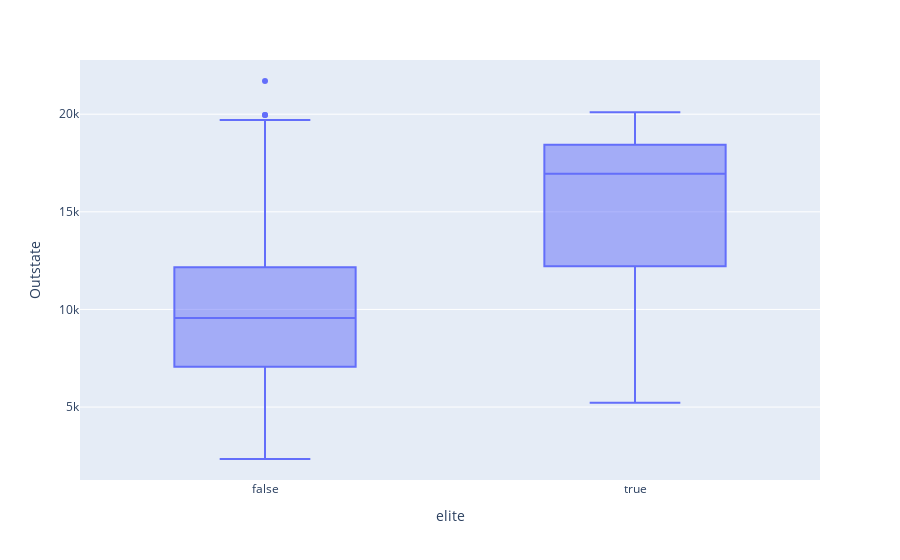

Source (notebook cell):
### Code cell
px.box(college_data, x="elite", y="Outstate")

### Figure 1 — Plotly figure (JSON) as saved in the notebook; plotly's stock layout.template omitted (floating-point values rounded to 4 significant figures; data arrays with more than 128 entries replaced by an {"elided": "..."} marker saying what was removed)
{"data": [{"alignmentgroup": "True", "hovertemplate": "elite=%{x}<br>Outstate=%{y}<extra></extra>", "legendgroup": "", "marker": {"color": "#636efa"}, "name": "", "notched": false, "offsetgroup": "", "orientation": "v", "showlegend": false, "type": "box", "x": {"elided": "777 bool values"}, "x0": " ", "xaxis": "x", "y": {"elided": "777 int values"}, "y0": " ", "yaxis": "y"}], "layout": {"autosize": true, "boxmode": "group", "legend": {"tracegroupgap": 0}, "margin": {"t": 60}, "xaxis": {"anchor": "y", "autorange": true, "domain": [0, 1], "range": [-0.5, 1.5], "title": {"text": "elite"}, "type": "category"}, "yaxis": {"anchor": "x", "autorange": true, "domain": [0, 1], "range": [1264.0, 22780.0], "title": {"text": "Outstate"}, "type": "linear"}}}
